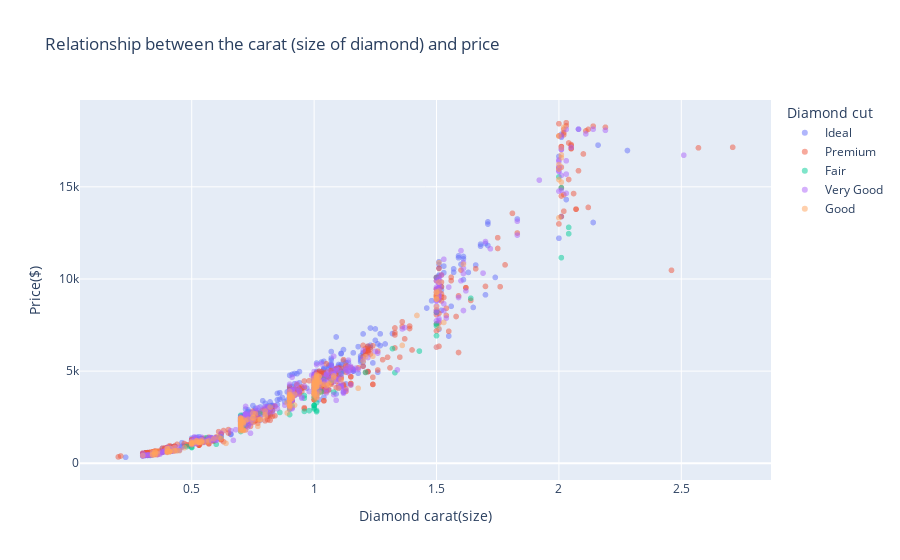

The notebook cell this image was saved under:
### Code cell
fig=px.scatter(plot_df,
           title='Relationship between the carat (size of diamond) and price',
           x='carat',
           y='price',
           opacity=0.5,
           color='cut'
           )
fig.update_layout(xaxis_title='Diamond carat(size)',
                  yaxis_title='Price($)',
                  legend_title='Diamond cut')

### Figure 1 — Plotly figure (JSON) as saved in the notebook; plotly's stock layout.template omitted (floating-point values rounded to 4 significant figures; data arrays with more than 128 entries replaced by an {"elided": "..."} marker saying what was removed)
{"data": [{"hovertemplate": "cut=Ideal<br>carat=%{x}<br>price=%{y}<extra></extra>", "legendgroup": "Ideal", "marker": {"color": "#636efa", "opacity": 0.5, "symbol": "circle"}, "mode": "markers", "name": "Ideal", "showlegend": true, "type": "scattergl", "x": {"elided": "469 float values"}, "xaxis": "x", "y": {"elided": "469 int values"}, "yaxis": "y"}, {"hovertemplate": "cut=Premium<br>carat=%{x}<br>price=%{y}<extra></extra>", "legendgroup": "Premium", "marker": {"color": "#EF553B", "opacity": 0.5, "symbol": "circle"}, "mode": "markers", "name": "Premium", "showlegend": true, "type": "scattergl", "x": {"elided": "519 float values"}, "xaxis": "x", "y": {"elided": "519 int values"}, "yaxis": "y"}, {"hovertemplate": "cut=Fair<br>carat=%{x}<br>price=%{y}<extra></extra>", "legendgroup": "Fair", "marker": {"color": "#00cc96", "opacity": 0.5, "symbol": "circle"}, "mode": "markers", "name": "Fair", "showlegend": true, "type": "scattergl", "x": [0.86, 1.01, 0.96, 0.98, 1.01, 0.9, 1, 0.9, 1, 0.9, 0.9, 0.91, 1, 1, 1, 0.9, 1.01, 0.9, 0.96, 1, 0.96, 1, 1, 1.01, 1.02, 1.08, 1.03, 1, 1.01, 1.01, 1, 1, 1.01, 1.01, 1, 1, 1.07, 1, 1, 1.04, 1.01, 1.11, 1.33, 1.21, 1.43, 1.32, 1.5, 1.5, 1.5, 1.5, 1.64, 1.5, 2.01, 2.04, 2.04, 2.01, 2, 0.41, 0.5, 0.5, 0.48, 0.5, 0.6, 0.5, 0.5, 0.56, 0.62, 0.7, 0.7, 0.7, 0.7, 0.71, 0.7, 0.72, 0.7, 0.74, 0.9, 0.78], "xaxis": "x", "y": [2757, 2797, 2815, 2855, 2862, 2930, 2948, 2982, 3011, 3084, 3084, 3119, 3136, 3136, 3136, 3187, 3294, 3342, 3533, 3575, 3674, 3763, 3763, 3801, 3838, 3861, 3876, 3889, 3916, 3991, 4032, 4077, 4118, 4118, 4256, 4265, 4496, 4516, 4516, 4566, 4600, 4873, 4916, 4926, 6086, 6221, 6922, 7459, 7560, 8190, 8954, 10080, 11156, 12454, 12799, 14948, 15540, 818, 851, 871, 907, 945, 1033, 1114, 1141, 1389, 1435, 1723, 1828, 1998, 1998, 2002, 2092, 2125, 2600, 2617, 2639, 2721], "yaxis": "y"}, {"hovertemplate": "cut=Very Good<br>carat=%{x}<br>price=%{y}<extra></extra>", "legendgroup": "Very Good", "marker": {"color": "#ab63fa", "opacity": 0.5, "symbol": "circle"}, "mode": "markers", "name": "Very Good", "showlegend": true, "type": "scattergl", "x": {"elided": "445 float values"}, "xaxis": "x", "y": {"elided": "445 int values"}, "yaxis": "y"}, {"hovertemplate": "cut=Good<br>carat=%{x}<br>price=%{y}<extra></extra>", "legendgroup": "Good", "marker": {"color": "#FFA15A", "opacity": 0.5, "symbol": "circle"}, "mode": "markers", "name": "Good", "showlegend": true, "type": "scattergl", "x": {"elided": "202 float values"}, "xaxis": "x", "y": {"elided": "202 int values"}, "yaxis": "y"}], "layout": {"legend": {"title": {"text": "Diamond cut"}, "tracegroupgap": 0}, "title": {"text": "Relationship between the carat (size of diamond) and price"}, "xaxis": {"anchor": "y", "domain": [0, 1], "title": {"text": "Diamond carat(size)"}}, "yaxis": {"anchor": "x", "domain": [0, 1], "title": {"text": "Price($)"}}}}
